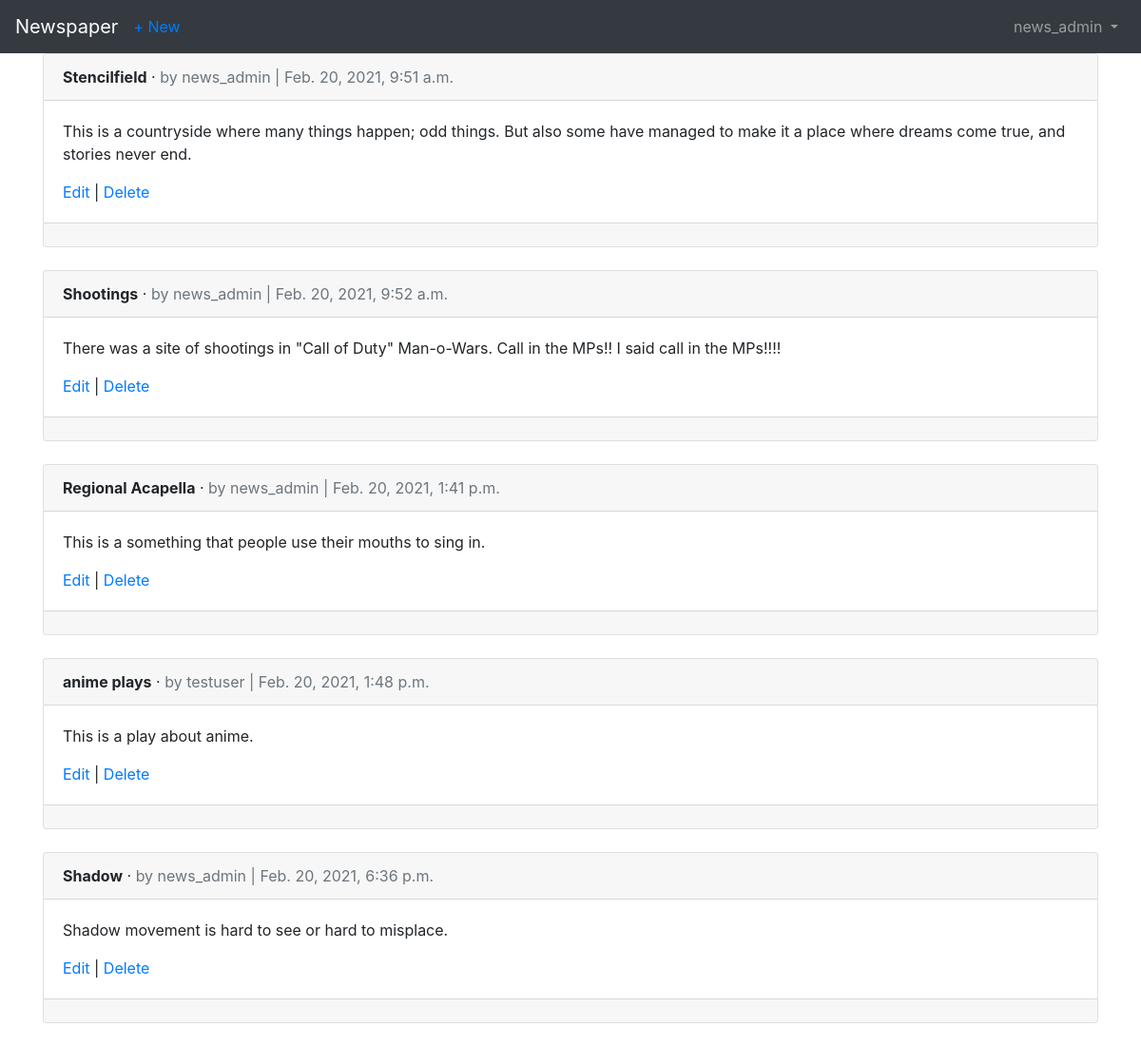
/articles/ (signed in), run on an earlier commit of the app's database.
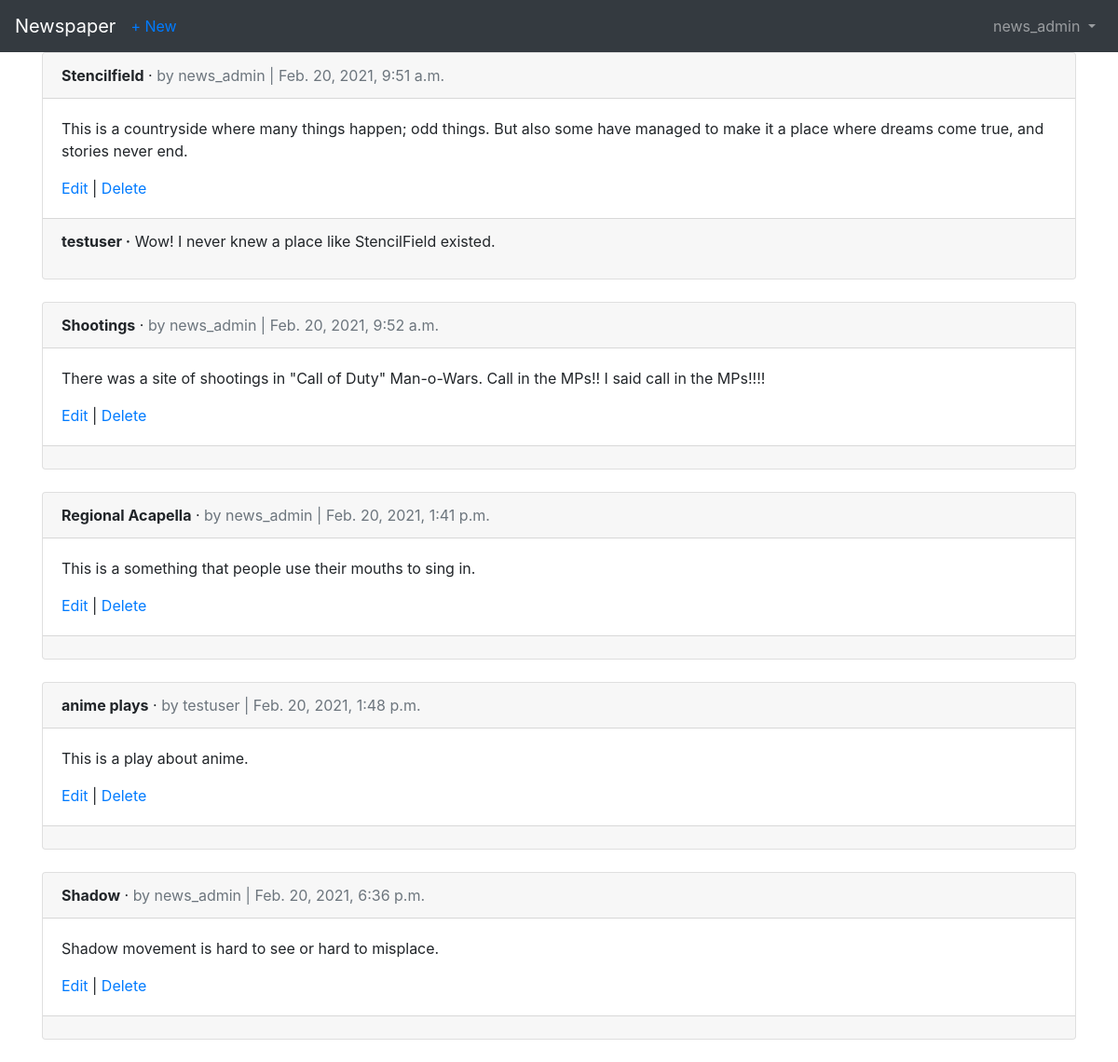
And on a later commit of the database.
### articles/models.py (models this page shows, shortened)
class Article(models.Model):
    title = models.CharField(max_length = 255)
    body = models.TextField()
    date = models.DateTimeField(auto_now_add = True)
    author = models.ForeignKey(get_user_model(), on_delete = models.CASCADE,)

class Comment(models.Model):
    article = models.ForeignKey(Article, on_delete = models.CASCADE)
    comment = models.CharField(max_length = 140)
    author = models.ForeignKey(
        get_user_model(), on_delete = models.CASCADE, related_name = 'comments',)
    def __str__(self):
        return self.comment

### users/models.py (models this page shows)
class CustomUser(AbstractUser):
    age = models.PositiveIntegerField(null=True, blank=True)

### articles/views.py (the view)
# urls.py: path('', ArticleListView.as_view(), name = 'article_list'),
class ArticleListView(LoginRequiredMixin,ListView):
    model = Article
    template_name = 'articles/article_list.html'
    context_object_name = 'all_articles'

### articles/templates/articles/article_list.html (shortened to what this page needs)
{% extends 'users/base.html' %}
{% block content %}
  {% for article in object_list %}
    <div class="card">
      <div class="card-header">
        <span class="font-weight-bold">{{ article.title }}</span> &middot;
        <span class="text-muted">by {{ article.author }} | {{ article.date }}</span>
      </div>
      <div class="card-body">
        <p>{{ article.body }}</p>
        <a href="{% url 'article:article_edit' article.pk %}">Edit</a> |
        <a href="{% url 'article:article_delete' article.pk %}">Delete</a>
      </div>
      <div class="card-footer">
        {% for comment in article.comment_set.all %}
          <p>
            <span class="font-weight-bold">{{ comment.author }} &middot;</span>
            {{ comment }}
          </p>
        {% endfor %}
      </div>
    </div>
    <br />
  {% endfor %}
{% endblock content %}

What changed in the data, as far as the page shows it:
added Comment: author "testuser", comment "Wow! I never knew a place like StencilField existed.", shown under Article "Stencilfield"
